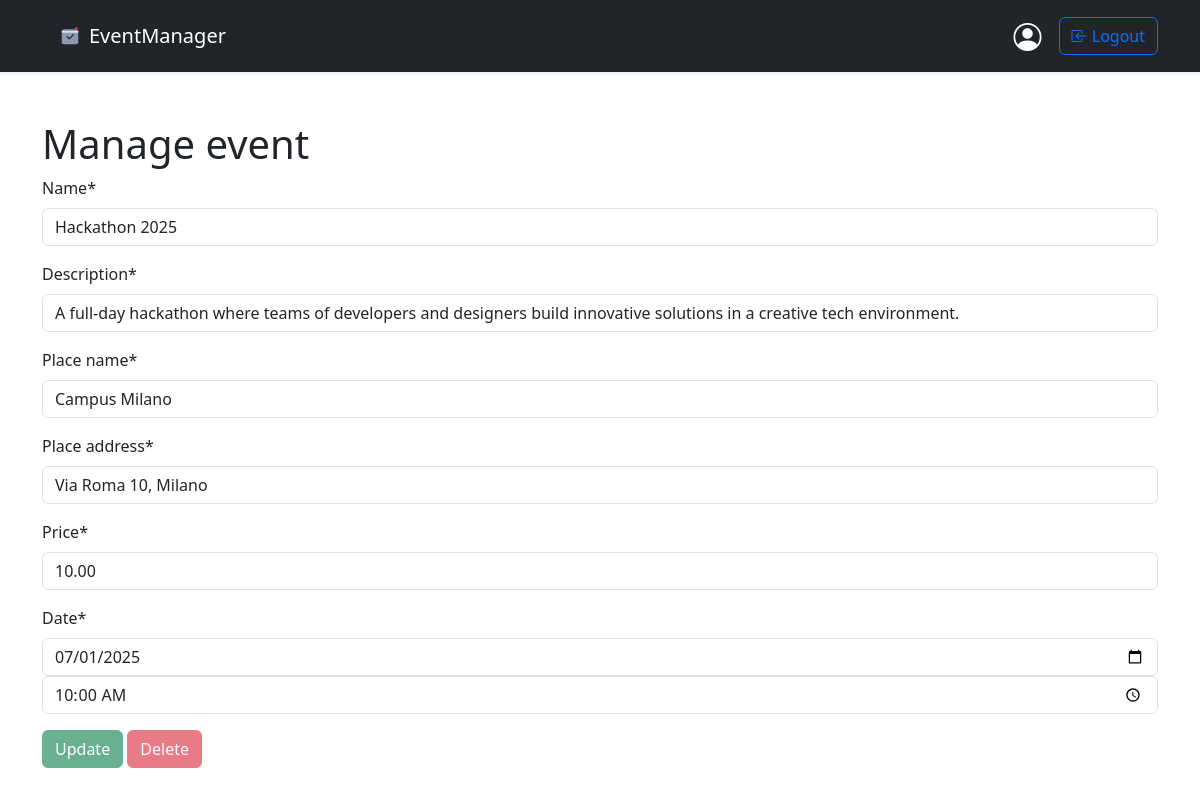
/events/1/manage (signed in), run on the app's committed database.
### events/models.py (models this page shows)
class Events(models.Model):
    id = models.AutoField(primary_key=True) # Non dovrebbe essere necessario
    name = models.CharField(max_length=50)
    place_name = models.CharField(max_length=50)
    place_address = models.CharField(max_length=100)
    price = models.DecimalField(decimal_places=2, max_digits=5, validators=[MinValueValidator(Decimal('0.0'))])
    date = models.DateTimeField(default=timezone.now)
    organizer_id = models.ForeignKey(CustomUser, on_delete=models.CASCADE, related_name='event_organizer')
    event_registration = models.ManyToManyField(to=CustomUser, through='Registration')
    description = models.CharField(max_length=300)
    class Meta:
        permissions = [
            ("can_register", "Determine whether a user can register"),
            ("view_own_registration", "Determine whether a user can view his own registration"),
            ("view_attendee", "Determine whether a user can view attendee at their own events"),
            ("scan_ticket", "organizer that can scan ticket")
        ]

### events/views.py (the view, shortened to what this page needs)
# urls.py: path("<pk>/manage", ManageEventView.as_view(), name='organizer-manage'),
class ManageEventView(PermissionRequiredMixin, UpdateView, DeletionMixin):
    form_class = EventForm
    template_name = 'manage.html'
    permission_required = ('events.change_events', 'events.delete_events')
    raise_exception = True
    model = Events
    extra_context = {'disabled': None}
    def get(self, request, *args, **kwargs):
        event = self.get_object()
        self.extra_context['disabled'] = event.date < now()
        if request.user.id != event.organizer_id_id:
            raise PermissionDenied
        return super().get(request, *args, **kwargs)

### events/forms.py
class EventForm(ModelForm):
    date = forms.SplitDateTimeField(
        widget=forms.SplitDateTimeWidget(
            date_attrs={'type': 'date'},
            time_attrs={'type': 'time'},
            time_format="%H:%M"
        )
    )
    def __init__(self, *args, **kwargs):
        super().__init__(*args, **kwargs)
        for field in self.fields.values():
            field.required = True
    class Meta:
        model = Events
        fields = ['name','description','place_name', 'place_address', 'price', 'date']
        widgets = {
            'date': forms.SplitDateTimeWidget(
                date_attrs={'type': 'date'},
                time_attrs={'type': 'time'},
                time_format="%H:%M"
            )
        }

### templates/manage.html (shortened to what this page needs)
{% extends 'base.html' %}
{% load crispy_forms_tags %}
{% load events_extras %}
{% block content %}
    <h1>Manage event {{ event.name }}</h1>
    <form method="post">
        {{ form|crispy }}
        <button type="submit" class="btn btn-success {% if disabled %} disabled{% endif %}" value="update" name="btn">Update</button>
        <button type="submit" class="btn btn-danger {% if disabled %} disabled{% endif %}" value="delete" name="btn">Delete</button>
    </form>
{% endblock %}

### data on the page
Events: name "Hackathon 2025", description "A full-day hackathon where teams of developers and designers build innovative solutions in a creative tech environment.", place_name "Campus Milano", place_address "Via Roma 10, Milano", price "10.00"
